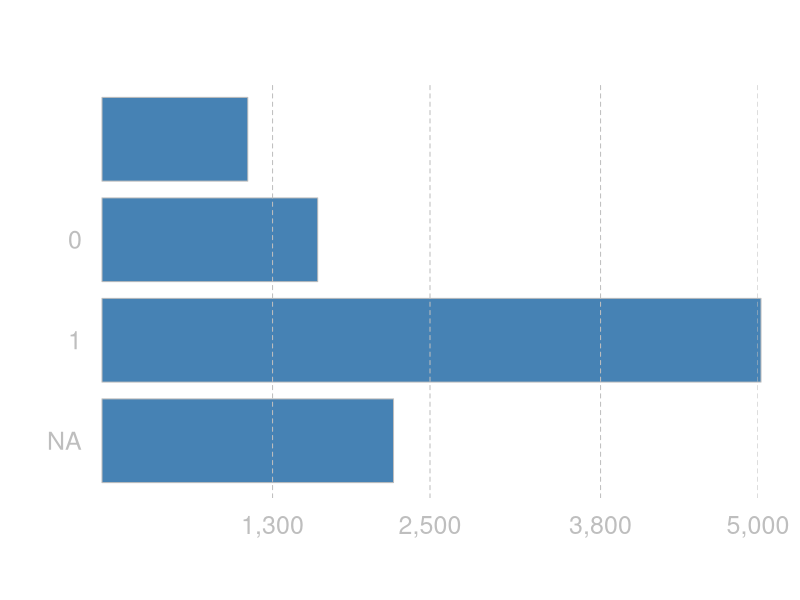
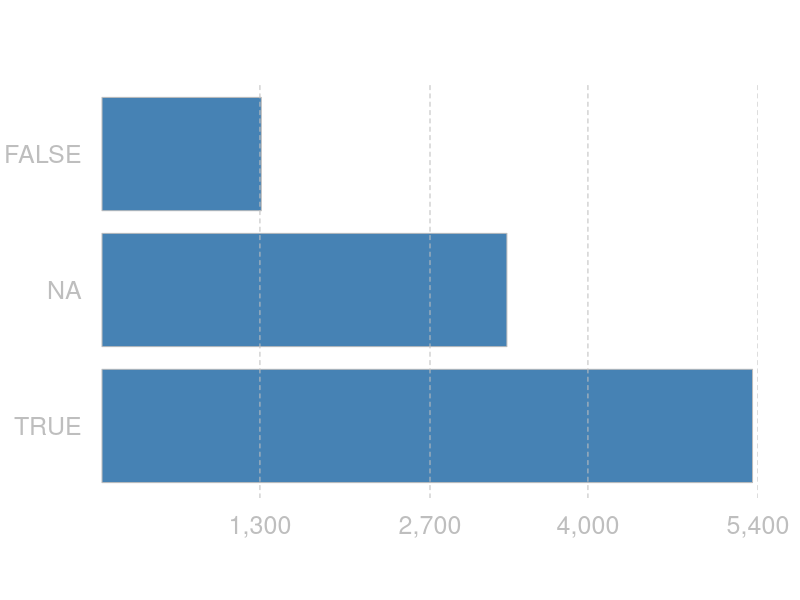
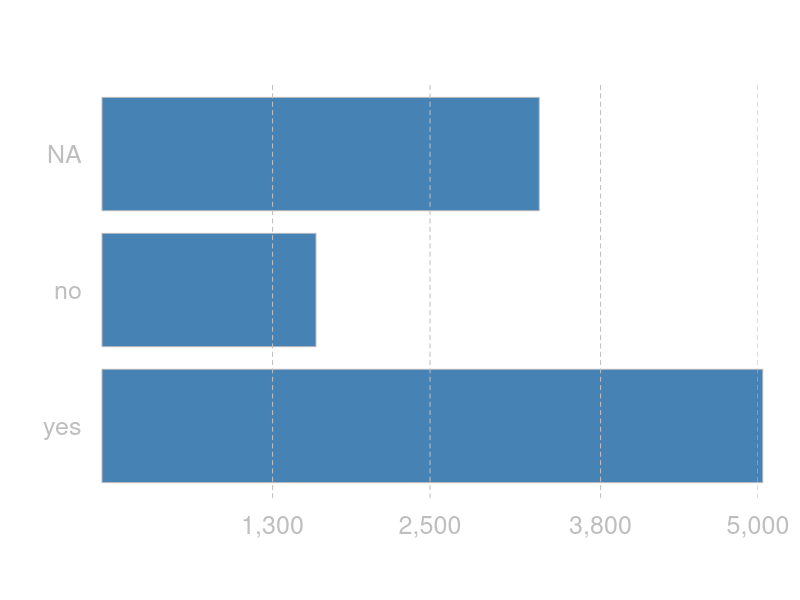

Write the R code that produced these figures, in order. (Note: this script raises an error after producing the figures.)


booleplot <- function( f ) {

  if( is.factor(f) | is.logical(f) )
  { f <- as.character(f) }

  if( is.table(f) )
  { t <- f }
  
  if( ! is.table(f) )
  { f[ is.na(f) ] <- "NA"
    t <- table( f )  }
  
  max.t <- max(t)

  lines.at <- seq( max.t/4, max.t, length.out=4 )
  n.scale <- nchar(round(max.t,0)) - 2 
  lines.at <- round( lines.at, - n.scale )

  par( mar=c(5.1,5.1,4.1,2.1) )
  barplot( 
    rev(t), horiz=TRUE, 
    axes=F, las=2, 
    col="steelblue", 
    border="gray",
    xlim=c( 0, max(lines.at) ), 
    col.axis="gray", 
    cex.names=1.5 )

  abline( v=lines.at, lty=2, col="gray" )

  labz <- format( lines.at, big.mark="," )

  axis( side=1, at=lines.at, labels=labz, 
        col.axis="gray", cex.axis=1.5,
        tick=F  )

}

  
f <- sample( c(0,1,1,1), 10000, replace=T )
f[ c(F,F,F,T,F,F,T,F,T) ] <- NA
f[ is.na(f) ] <- "NA"
t <- table( f )


f <- sample( c(0,1,1,1), 10000, replace=T )
f[ c(F,F,F,T,F,F,F,F,T) ] <- NA
f[ c(F,F,F,F,F,F,T,F,F) ] <- ""
booleplot( f )

f <- sample( c(F,T,T,T,T), 10000, replace=T )
f[ c(F,F,F,T,F,F,T,F,T) ] <- NA
booleplot( f )

f <- sample( c("no","yes","yes","yes"), 10000, replace=T )
f[ c(F,F,F,T,F,F,T,F,T) ] <- NA
booleplot( f )


t <- 
structure(c(8633L, A = 3514L, B = 8988L, C = 1865L, D = 1041L, 
E = 3221L, F = 553L, G = 2287L, H = 91L, I = 3251L, J = 11336L, 
K = 3577L, L = 3870L, M = 4755L, N = 17366L, O = 419L, P = 1241L, 
Q = 546L, R = 944L, S = 33642L, T = 859L, U = 955L, V = 51L, 
W = 16145L, X = 460L, Y = 14334L, Z = 158L), dim = 27L, dimnames = list(
    f = c("", "A", "B", "C", "D", "E", "F", "G", "H", "I", "J", 
    "K", "L", "M", "N", "O", "P", "Q", "R", "S", "T", "U", "V", 
    "W", "X", "Y", "Z")), class = "table")


f <- rep( tt$Var1, times=tt$Freq ) |> as.factor()

booleplot( f )







 

